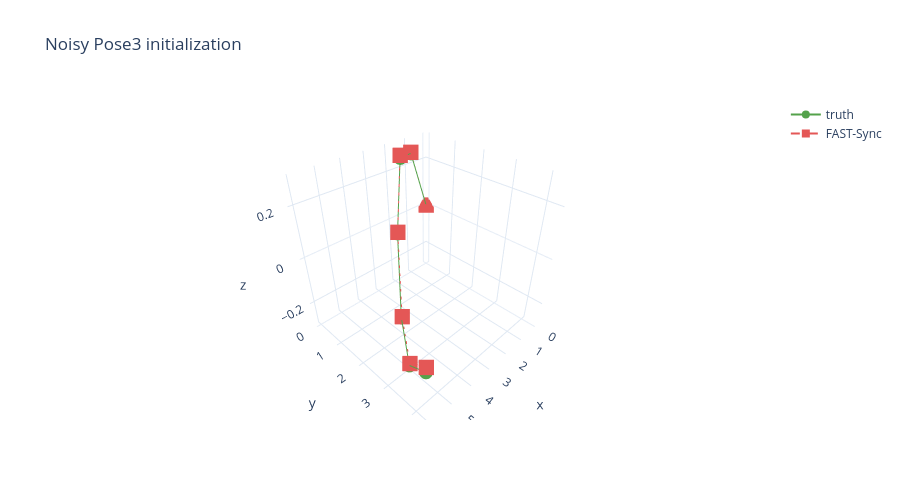

The notebook cell saved with this chart:
### Markdown cell above
## Step 4: initialize a noisy Pose3 trajectory

For `Pose3`, FAST-Sync estimates rotation and translation together in one ambient linear system. The graph below uses the same topology as the rotation example and perturbs every six-dimensional relative pose. Projection orthogonalizes each rotational block while retaining the recovered translation.

An isotropic six-dimensional model assigns one standard deviation to all tangent coordinates. That restriction is important: many production pose graphs use different rotational and translational sigmas, which are anisotropic and therefore rejected by this API. If your sensor model is anisotropic, retain that model for nonlinear optimization and construct a justified isotropic initialization graph separately rather than silently discarding the distinction.

The interactive Plotly view overlays truth and the FAST-Sync trajectory. Drag to rotate, scroll to zoom, and click legend entries to isolate a trace. The returned `pose3_result` is already a normal GTSAM `Values` object.

### Code cell
poses = [gtsam.Pose3(rotations[i], np.array([i, 0.12*i*i, 0.3*np.sin(i)])) for i in range(7)]
pose3_graph = gtsam.NonlinearFactorGraph()
pose3_model = gtsam.noiseModel.Isotropic.Sigma(6, 0.1)
for edge, (i, j) in enumerate(rot3_edges):
    delta = 0.01 * np.array([np.sin(edge), np.cos(edge), (-1)**edge, np.cos(edge), np.sin(edge), 0.5])
    measured = poses[i].between(poses[j]).compose(gtsam.Pose3.Expmap(delta))
    pose3_graph.add(gtsam.BetweenFactorPose3(i, j, measured, pose3_model))
pose3_graph.add(gtsam.PriorFactorPose3(0, poses[0], pose3_model))
pose3_result = gtsam.fastSyncPose3(pose3_graph)
truth_xyz = np.vstack([pose.translation() for pose in poses])
estimate_xyz = np.vstack([pose3_result.atPose3(i).translation() for i in range(7)])
pose3_fig = go.Figure()
pose3_fig.add_trace(go.Scatter3d(
    x=truth_xyz[:, 0], y=truth_xyz[:, 1], z=truth_xyz[:, 2],
    mode='lines+markers', name='truth',
    line=dict(color='#54a24b'), marker=dict(symbol='circle'),
))
pose3_fig.add_trace(go.Scatter3d(
    x=estimate_xyz[:, 0], y=estimate_xyz[:, 1], z=estimate_xyz[:, 2],
    mode='lines+markers', name='FAST-Sync',
    line=dict(color='#e45756', dash='dash'), marker=dict(symbol='square'),
))
pose3_fig.update_layout(
    title='Noisy Pose3 initialization', template='plotly_white', height=500,
    scene=dict(xaxis_title='x', yaxis_title='y', zaxis_title='z'),
)
pose3_fig.show()
print('RMS translation error:', np.sqrt(np.mean(np.sum((truth_xyz - estimate_xyz)**2, axis=1))))

### Figure 1 — Plotly figure (JSON) as saved in the notebook; plotly's stock layout.template omitted (floating-point values rounded to 4 significant figures)
{"data": [{"line": {"color": "#54a24b"}, "marker": {"symbol": "circle"}, "mode": "lines+markers", "name": "truth", "type": "scatter3d", "x": [0.0, 1.0, 2.0, 3.0, 4.0, 5.0, 6.0], "y": [0.0, 0.12, 0.48, 1.08, 1.92, 3.0, 4.32], "z": [0.0, 0.2524, 0.2728, 0.04234, -0.227, -0.2877, -0.08382]}, {"line": {"color": "#e45756", "dash": "dash"}, "marker": {"symbol": "square"}, "mode": "lines+markers", "name": "FAST-Sync", "type": "scatter3d", "x": [0.0, 1.01, 2.012, 3.006, 3.99, 4.991, 5.995], "y": [0.0, 0.118, 0.4901, 1.096, 1.946, 3.014, 4.324], "z": [0.0, 0.2577, 0.2836, 0.04918, -0.2194, -0.2758, -0.06309]}], "layout": {"height": 500, "scene": {"xaxis": {"title": {"text": "x"}}, "yaxis": {"title": {"text": "y"}}, "zaxis": {"title": {"text": "z"}}}, "title": {"text": "Noisy Pose3 initialization"}}}
